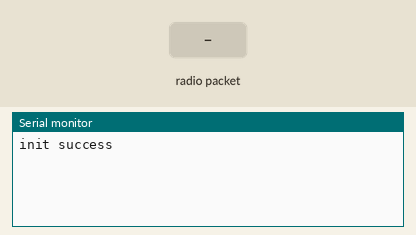
Simulated run of this sketch. Board: Arduino Leonardo, built with avr-gcc and run on an emulated ATmega32U4. Parts: the last lines printed to the serial monitor. The inputs (shaded band) are chosen by the test bench. No radio packets arrive unless stated.

Above: at 1.2 s.
1.3 s: radio packet "5" arrives
At 2.5 s:
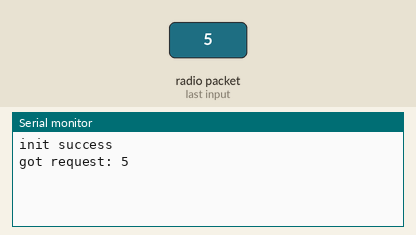
2.8 s: radio packet "90" arrives
At 3.8 s:
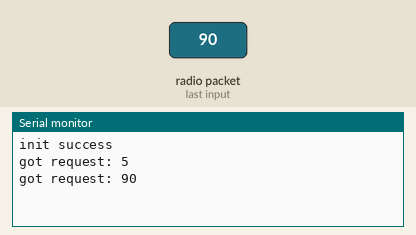
4.3 s: radio packet "200" arrives
At 4.9 s:
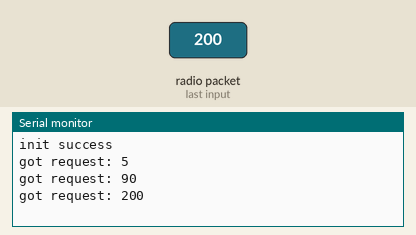

Measured:
- after the input at 1.3 s, the serial monitor: prints a new line at once (image 1)
- after the input at 2.8 s, the serial monitor: prints a new line at once (image 2)
- after the input at 4.3 s, the serial monitor: prints a new line at once (image 3)

The sketch:

nrf_client_arduino.ino
```cpp
#include <SPI.h>
#include <RH_NRF24.h>

RH_NRF24 nrf24;

String movement;
void setup() {
  // put your setup code here, to run once:

  Serial.begin(9600);
  while (!Serial){} ;                          // Wait for serial port to connect. Needed for Leonardo only
  if (!nrf24.init())
    Serial.println("init failed");           // Defaults after init are 2.402 GHz(channel 2), 2Mbps, 0dBm
  if (!nrf24.setChannel(110))
    Serial.println("setChannel failed");
  if (!nrf24.setRF(RH_NRF24::DataRate2Mbps, RH_NRF24::TransmitPower0dBm))
    Serial.println("setRF failed");
  if (nrf24.init())
    Serial.println("init success");

}


void loop() {

// get the data
  if (nrf24.available())
  {
    uint8_t buf[RH_NRF24_MAX_MESSAGE_LEN];   // Should be a message for us now
    uint8_t len = sizeof(buf);
    if(nrf24.recv(buf, &len))
    {
      Serial.print("got request: ");
      movement = (char*)buf ;
      Serial.println(movement.toInt());
    }
    else
    {
      Serial.println("recv failed");
    }
  }
// put your main code here, to run repeatedl


}
```
